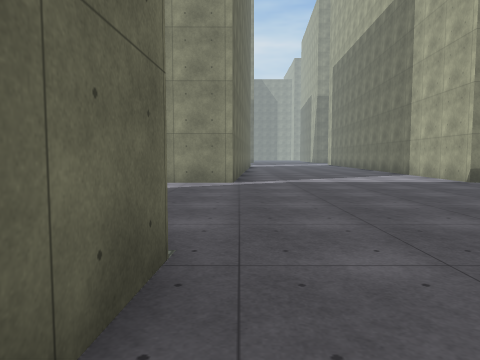
view 1 (above)

24 first-person views from a walk through a scene from a Unity 3-D project. The camera is 1.3 m above the floor, tilts 4° down and sees 70° across. The floor is counted in squares, 2 m on a side. Each view is taken from the middle of a square. On the plan, view 1 faces up. The plan holds only what a view shows up to about 10 squares ahead; the rest is blank. The place goes on beyond the plan. Surface patterns are stand-ins for the level's own textures.

view 2
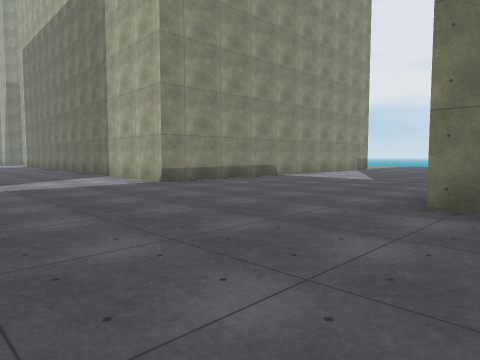

view 3
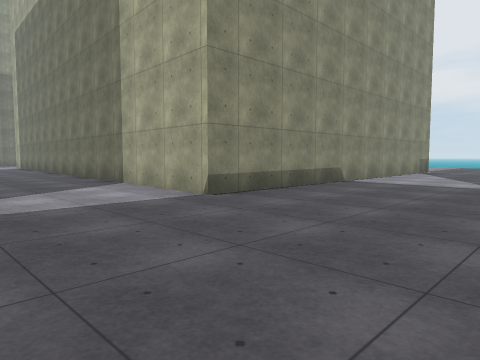

view 4
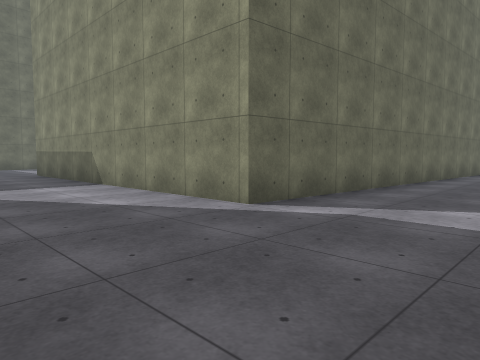

view 5
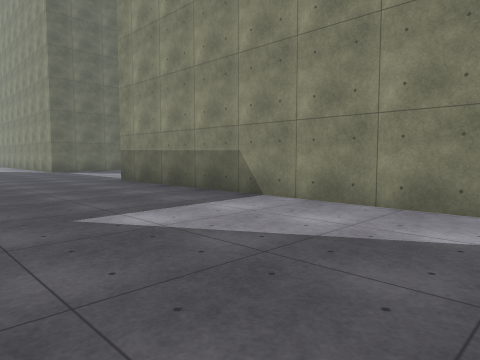

view 6
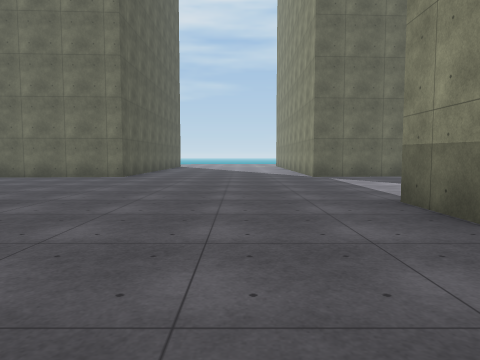

view 7
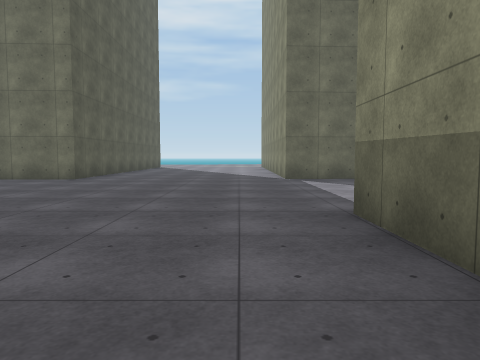

view 8
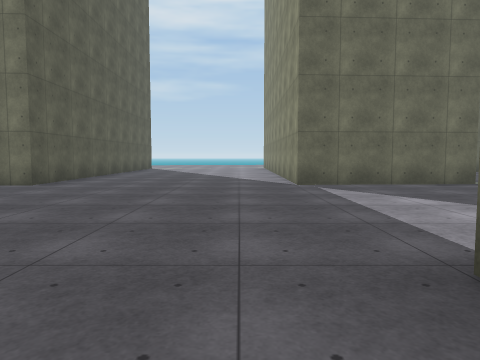

view 9
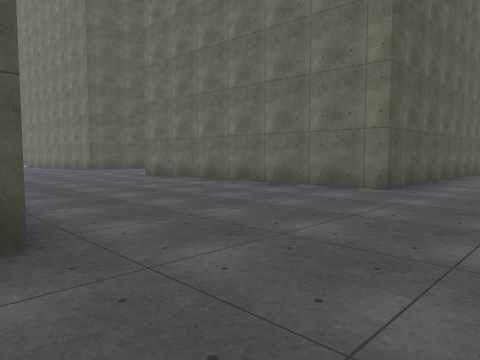

view 10
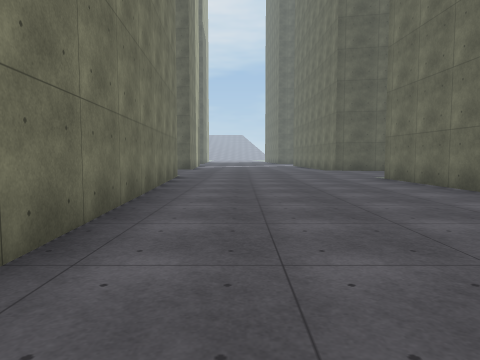

view 11
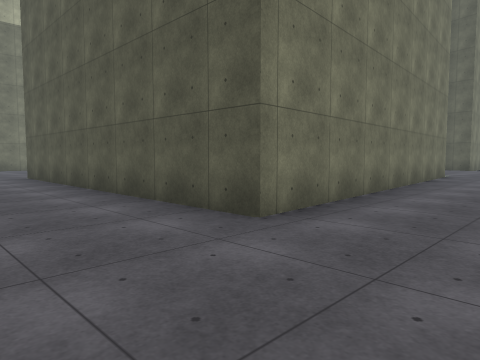

view 12
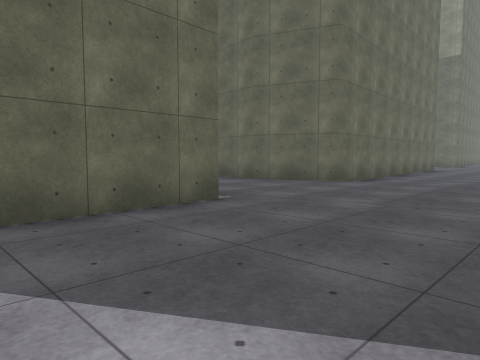

view 13
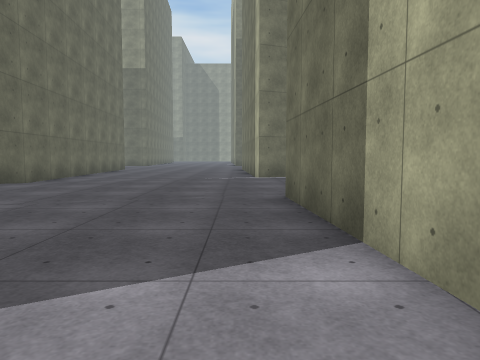

view 14
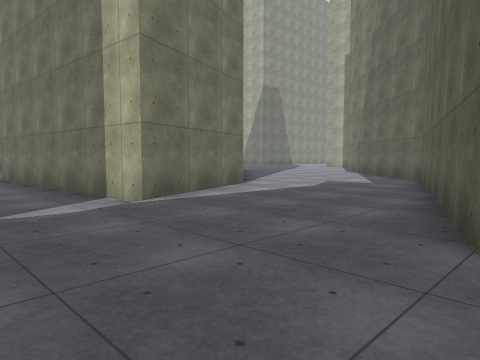

view 15
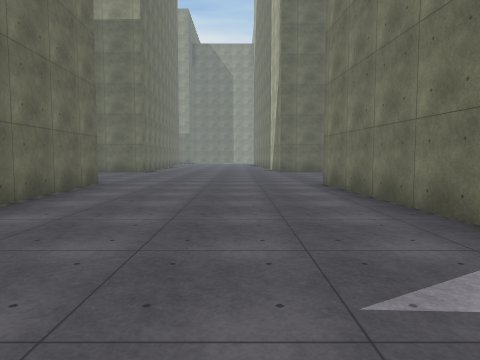

view 16
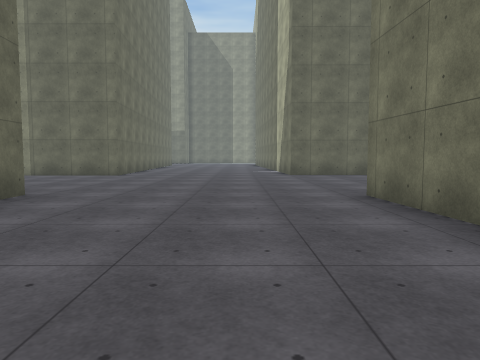

view 17
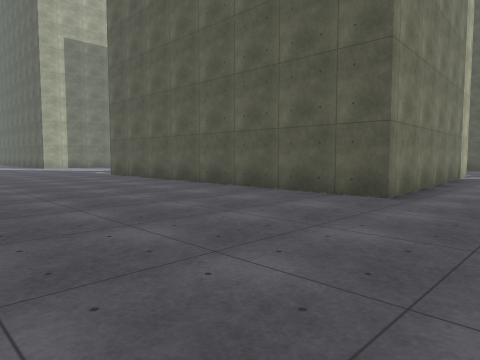

view 18
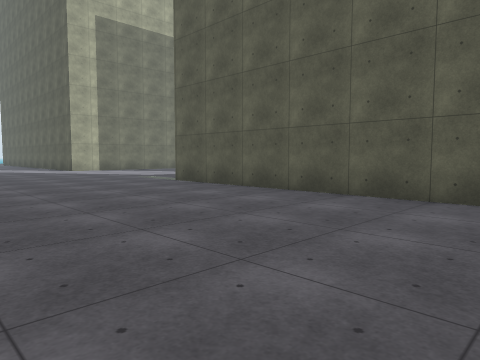

view 19
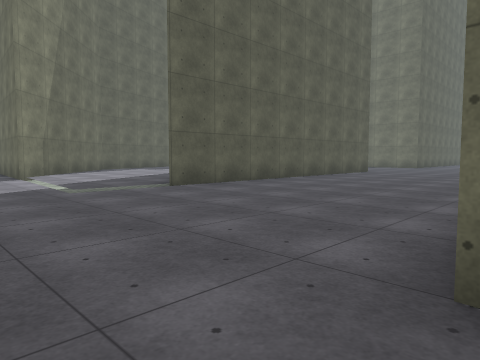

view 20
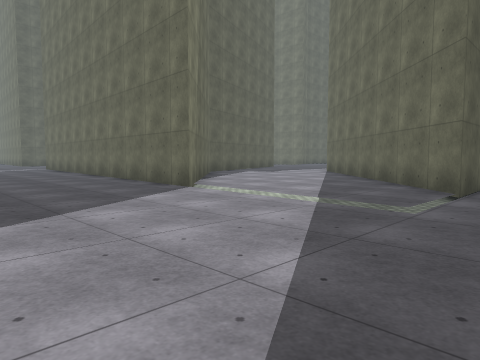

view 21
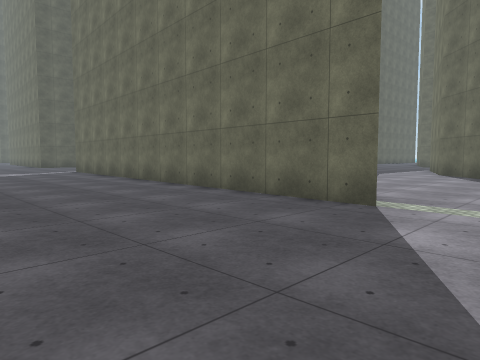

view 22
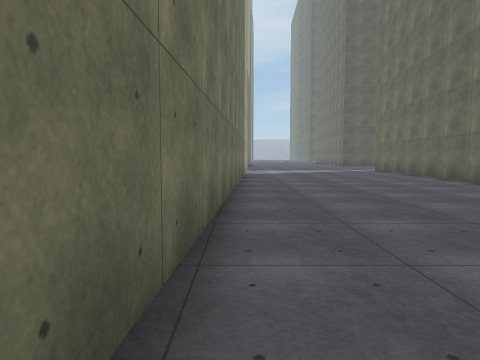

view 23
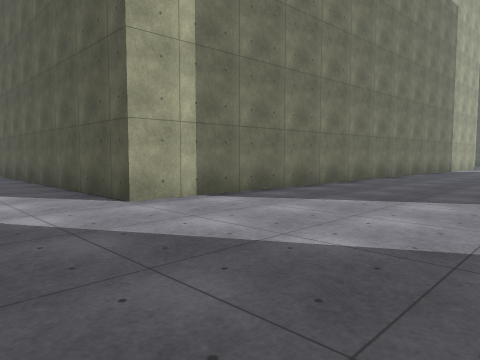

view 24
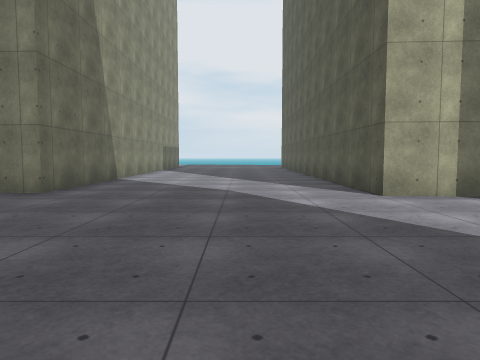

### Floor plan
Points are (right, up) in squares from view 1. A wall is a line through its corners. A room is listed if a view was taken in it or the views show most of it. See-through windows are left out.
Room 1 (views 1, 2, 3, 4, 5, 6, 7, 8, 9, 10, 11, 12, 13, 14, 15, 16, 17, 18, 19, 20, 21, 22, 23, 24)
walls: (-7, 19.8) (-10.5, 18.5) (-11, 25.7) (-1.2, 25.7) (-4.6, 22.3); (-5.8, 21.1) (-6.6, 20.3); (-10, 10.4) (-10.3, 14.5) (-3.5, 16.9) (-2.6, 17.8); (-1.4, 19.1) (0.6, 21) (-0.1, 8.3) (-9.9, 8.3); (-15.9, 12.6) (-15.7, 8.3) (-17.9, 8.3); (-16.2, 19.1) (-16.1, 16.5) (-18.3, 15.7); (-18.1, 15.6) (-19.5, 15.7); (-16.6, 25.8) (-16.4, 21.8); (-19.5, 2.3) (-15.6, 2.3) (-15.2, -5.9); (5.5, 1.7) (5.5, 2.3); (10.5, 8.4) (5.7, 8.4) (6.6, 25.7) (10.5, 25.6); (-9.1, -6.2) (-9.6, 2.3) (-0.5, 2.3) (-0.6, 0.7); (10.5, 31.5) (7.1, 31.5) (7.1, 32.3)

Positions as (right, up) in squares from view 1, and headings:
1: (0, 0), facing up
2: (1, 1), facing up-right
3: (2, 4), facing up-right
4: (3, 5), facing up-left
5: (-1, 4), facing up-left
6: (-5, 6), facing left
7: (-6, 7), facing left
8: (-8, 7), facing left
9: (-9, 5), facing down-left
10: (-11, 4), facing down
11: (-12, 5), facing down-right
12: (-12, 9), facing up-left
13: (-11, 9), facing up
14: (-13, 14), facing up-right
15: (-13, 17), facing up
16: (-13, 20), facing up
17: (-13, 31), facing down-right
18: (-9, 31), facing down-right
19: (3, 32), facing down-left
20: (5, 27), facing down-left
21: (5, 23), facing down-left
22: (6, 24), facing down
23: (2, 28), facing down-right
24: (1, 28), facing right
